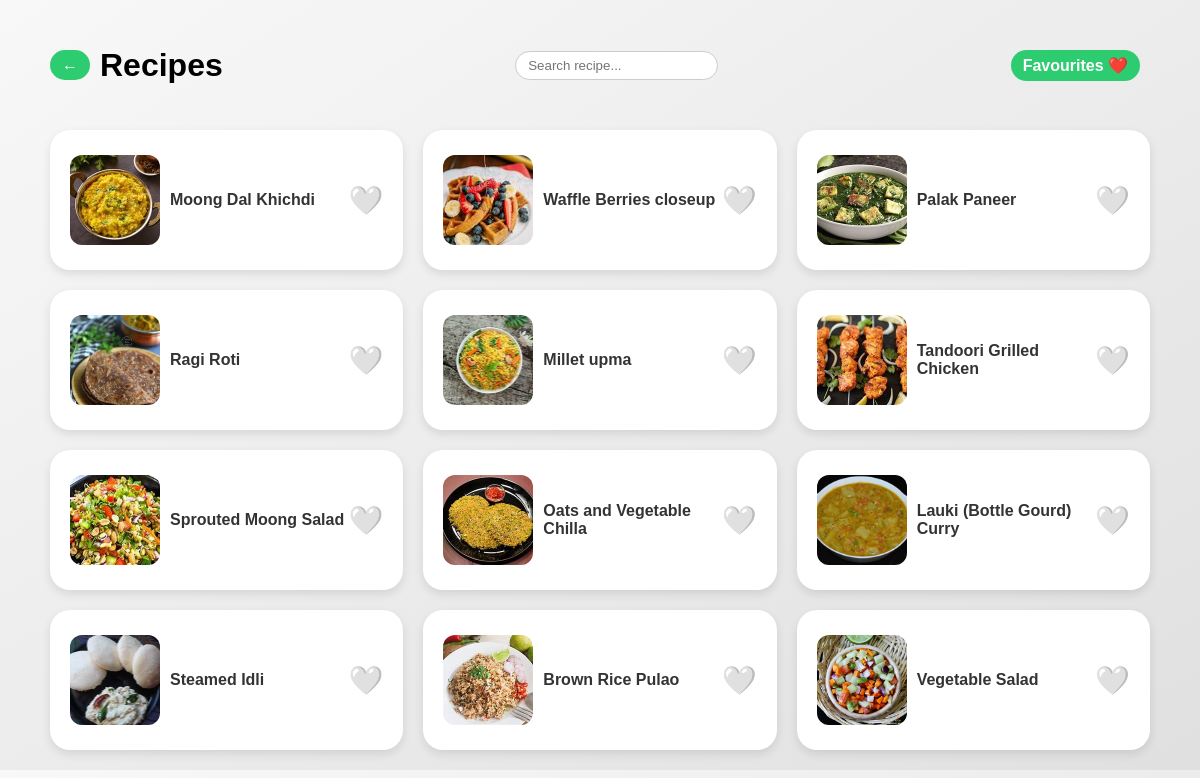
The app's page /receipes/ (signed in) with its own data.
### recipeapp/models.py (models this page shows, shortened)
class Recipe(models.Model):
    name = models.CharField(max_length=100)
    image = models.ImageField(upload_to='recipes/')
    ingredients = models.TextField(default="Ingredients coming soon...")
    procedure = models.TextField(blank=True)

### recipeapp/views.py (the view)
# urls.py: path('receipes/', views.receipes_view, name='receipes'),
@login_required
def receipes_view(request):
    recipes = Recipe.objects.all()
    profile = UserProfile.objects.get(user=request.user)
    favourite_recipes = profile.favourites.all()
    return render(request, 'recipeapp/receipes.html', {
        'recipes': recipes,
        'favourite_recipes': favourite_recipes
    })

### recipeapp/templates/recipeapp/receipes.html (shortened to what this page needs)
{% load static %}
<!DOCTYPE html>
<html lang="en">
<head>
</head>
<body>
<div class="wrapper">
  <div class="container">
    <div class="header">
  <div style="display: flex; align-items: center;">
    <a href="{% url 'dashboard' %}" class="back-btn">←</a>
    <h2>Recipes</h2>
  </div>
     <form id="search-form" action="{% url 'search_recipes' %}" method="get" style="position: relative;">
  <input type="text" id="search-box" name="q" placeholder="Search recipe..." autocomplete="off"
         style="padding: 6px 12px; border-radius: 20px; border: 1px solid #ccc;"/>
</form>
  <a href="{% url 'favourites' %}" class="back-btn">Favourites ❤️</a>
</div>
<div class="grid">
  {% for recipe in recipes %}
    <div class="card">
      <a href="{% url 'recipe_detail' recipe.id %}" style="text-decoration: none; color: inherit; flex: 1;">
        <div class="card-content">
          <img src="{% static recipe.image %}" alt="{{ recipe.name }}" />
          <span class="card-title">{{ recipe.name }}</span>
        </div>
      </a>
      <span class="heart favorite-btn" onclick="toggleFavourite(this, {{ recipe.id }})">
  {% if recipe in favourite_recipes %}
    ❤️
  {% else %}
    🤍
  {% endif %}
</span>
    </div>
  {% endfor %}
</div>
</body>
</html>

### recipeapp/templates/recipeapp/receipes.html (style rules this page uses)
body { margin: 0; font-family: sans-serif; background: linear-gradient(to bottom right, #f8f8f8, #e0e0e0); }
.wrapper { padding: 20px; }
.container { max-width: 1100px; margin: auto; }
.header { display: flex; align-items: center; justify-content: space-between; margin-bottom: 20px; }
.back-btn { text-decoration: none; color: white; background-color: #2ecc71; padding: 6px 12px; border-radius: 20px; font-weight: bold; margin-right: 10px; display: inline-block; }
.header h2 { font-size: 2rem; font-weight: bold; }
.grid { display: grid; grid-template-columns: repeat(3, 1fr); gap: 20px; }
.card { background: white; padding: 20px; border-radius: 20px; box-shadow: 0 4px 10px rgba(0,0,0,0.1); display: flex; align-items: center; justify-content: space-between; min-height: 100px; transition: transform 0.2s ease; }
.card-content { display: flex; align-items: center; flex: 1; }
.card img { width: 90px; height: 90px; border-radius: 12px; object-fit: cover; margin-right: 10px; }
.card-title { font-size: 1rem; font-weight: 600; color: #333; }
.heart { cursor: pointer; font-size: 28px; transition: transform 0.2s ease; }

### records on screen
Recipe: image (picture), name "Moong Dal Khichdi"
Recipe: image (picture), name "Waffle Berries closeup"
Recipe: image (picture), name "Palak Paneer"
Recipe: image (picture), name "Ragi Roti"
Recipe: image (picture), name "Millet upma"
Recipe: image (picture), name "Tandoori Grilled Chicken"
Recipe: image (picture), name "Sprouted Moong Salad"
Recipe: image (picture), name "Oats and Vegetable Chilla"
Recipe: image (picture), name "Lauki (Bottle Gourd) Curry"
Recipe: image (picture), name "Steamed Idli"
Recipe: image (picture), name "Brown Rice Pulao"
Recipe: image (picture), name "Vegetable Salad"
